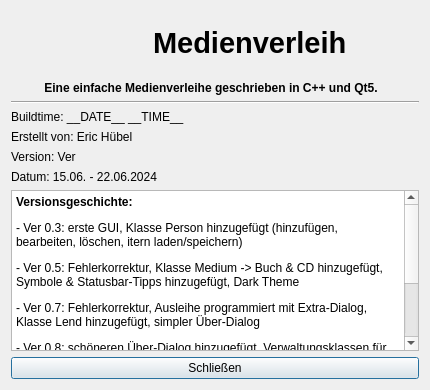
<?xml version="1.0" encoding="UTF-8"?>
<ui version="4.0">
 <class>AboutDialog</class>
 <widget class="QDialog" name="AboutDialog">
  <property name="geometry">
   <rect>
    <x>0</x>
    <y>0</y>
    <width>430</width>
    <height>390</height>
   </rect>
  </property>
  <property name="sizePolicy">
   <sizepolicy hsizetype="Fixed" vsizetype="Fixed">
    <horstretch>0</horstretch>
    <verstretch>0</verstretch>
   </sizepolicy>
  </property>
  <property name="minimumSize">
   <size>
    <width>430</width>
    <height>390</height>
   </size>
  </property>
  <property name="maximumSize">
   <size>
    <width>430</width>
    <height>390</height>
   </size>
  </property>
  <property name="windowTitle">
   <string>Über...</string>
  </property>
  <property name="windowIcon">
   <iconset theme="help-about"/>
  </property>
  <property name="modal">
   <bool>true</bool>
  </property>
  <layout class="QVBoxLayout" name="verticalLayout">
   <item>
    <layout class="QHBoxLayout" name="horizontalLayout_2">
     <item>
      <spacer name="MainLabelSpacer2">
       <property name="orientation">
        <enum>Qt::Horizontal</enum>
       </property>
       <property name="sizeType">
        <enum>QSizePolicy::Fixed</enum>
       </property>
       <property name="sizeHint" stdset="0">
        <size>
         <width>20</width>
         <height>20</height>
        </size>
       </property>
      </spacer>
     </item>
     <item>
      <widget class="QGraphicsView" name="IconView">
       <property name="enabled">
        <bool>true</bool>
       </property>
       <property name="maximumSize">
        <size>
         <width>64</width>
         <height>64</height>
        </size>
       </property>
       <property name="toolTip">
        <string extracomment="Icon von: https://www.flaticon.com/de/kostenloses-icon/bibliothek_225993">https://www.flaticon.com/de/kostenloses-icon/bibliothek_225993</string>
       </property>
       <property name="styleSheet">
        <string notr="true">background: transparent</string>
       </property>
       <property name="frameShape">
        <enum>QFrame::NoFrame</enum>
       </property>
       <property name="frameShadow">
        <enum>QFrame::Sunken</enum>
       </property>
       <property name="verticalScrollBarPolicy">
        <enum>Qt::ScrollBarAlwaysOff</enum>
       </property>
       <property name="horizontalScrollBarPolicy">
        <enum>Qt::ScrollBarAlwaysOff</enum>
       </property>
       <property name="backgroundBrush">
        <brush brushstyle="NoBrush">
         <color alpha="0">
          <red>0</red>
          <green>0</green>
          <blue>0</blue>
         </color>
        </brush>
       </property>
       <property name="foregroundBrush">
        <brush brushstyle="NoBrush">
         <color alpha="0">
          <red>0</red>
          <green>0</green>
          <blue>0</blue>
         </color>
        </brush>
       </property>
       <property name="interactive">
        <bool>false</bool>
       </property>
       <property name="renderHints">
        <set>QPainter::LosslessImageRendering|QPainter::SmoothPixmapTransform</set>
       </property>
      </widget>
     </item>
     <item>
      <spacer name="MainLabelSpacer1">
       <property name="orientation">
        <enum>Qt::Horizontal</enum>
       </property>
       <property name="sizeType">
        <enum>QSizePolicy::Fixed</enum>
       </property>
       <property name="sizeHint" stdset="0">
        <size>
         <width>20</width>
         <height>2</height>
        </size>
       </property>
      </spacer>
     </item>
     <item>
      <widget class="QLabel" name="MainLabel">
       <property name="minimumSize">
        <size>
         <width>160</width>
         <height>0</height>
        </size>
       </property>
       <property name="maximumSize">
        <size>
         <width>250</width>
         <height>90</height>
        </size>
       </property>
       <property name="text">
        <string>&lt;html&gt;&lt;head/&gt;&lt;body&gt;&lt;p&gt;&lt;span style=&quot; font-size:22pt; font-weight:700;&quot;&gt;Medienverleih&lt;/span&gt;&lt;/p&gt;&lt;/body&gt;&lt;/html&gt;</string>
       </property>
       <property name="textFormat">
        <enum>Qt::RichText</enum>
       </property>
      </widget>
     </item>
    </layout>
   </item>
   <item>
    <widget class="QLabel" name="DescriptionLabel">
     <property name="maximumSize">
      <size>
       <width>400</width>
       <height>40</height>
      </size>
     </property>
     <property name="text">
      <string>&lt;html&gt;&lt;head/&gt;&lt;body&gt;&lt;p&gt;&lt;span style=&quot; font-size:9pt; font-weight:700;&quot;&gt;Eine einfache Medienverleihe geschrieben in C++ und Qt5.&lt;/span&gt;&lt;/p&gt;&lt;/body&gt;&lt;/html&gt;</string>
     </property>
     <property name="textFormat">
      <enum>Qt::MarkdownText</enum>
     </property>
     <property name="alignment">
      <set>Qt::AlignCenter</set>
     </property>
    </widget>
   </item>
   <item>
    <widget class="Line" name="Line">
     <property name="windowModality">
      <enum>Qt::WindowModal</enum>
     </property>
     <property name="minimumSize">
      <size>
       <width>380</width>
       <height>3</height>
      </size>
     </property>
     <property name="maximumSize">
      <size>
       <width>1000</width>
       <height>10</height>
      </size>
     </property>
     <property name="orientation">
      <enum>Qt::Horizontal</enum>
     </property>
    </widget>
   </item>
   <item>
    <widget class="QLabel" name="BuldtimeLabel">
     <property name="minimumSize">
      <size>
       <width>390</width>
       <height>0</height>
      </size>
     </property>
     <property name="mouseTracking">
      <bool>true</bool>
     </property>
     <property name="toolTip">
      <string>https://www.flaticon.com/de/kostenloses-icon/bibliothek_225993</string>
     </property>
     <property name="toolTipDuration">
      <number>10</number>
     </property>
     <property name="text">
      <string>Buildtime: __DATE__ __TIME__</string>
     </property>
     <property name="alignment">
      <set>Qt::AlignLeading|Qt::AlignLeft|Qt::AlignVCenter</set>
     </property>
    </widget>
   </item>
   <item>
    <widget class="QLabel" name="AuthorLabel">
     <property name="text">
      <string>Erstellt von: Eric Hübel</string>
     </property>
    </widget>
   </item>
   <item>
    <widget class="QLabel" name="VersionLabel">
     <property name="text">
      <string>Version: Ver</string>
     </property>
    </widget>
   </item>
   <item>
    <widget class="QLabel" name="DateLabel">
     <property name="text">
      <string>Datum: 15.06. - 22.06.2024</string>
     </property>
    </widget>
   </item>
   <item>
    <widget class="QTextBrowser" name="VersionHistoryTextBrowser">
     <property name="minimumSize">
      <size>
       <width>380</width>
       <height>100</height>
      </size>
     </property>
     <property name="maximumSize">
      <size>
       <width>16777215</width>
       <height>16777215</height>
      </size>
     </property>
     <property name="autoFormatting">
      <set>QTextEdit::AutoBulletList</set>
     </property>
     <property name="html">
      <string>&lt;!DOCTYPE HTML PUBLIC &quot;-//W3C//DTD HTML 4.0//EN&quot; &quot;http://www.w3.org/TR/REC-html40/strict.dtd&quot;&gt;
&lt;html&gt;&lt;head&gt;&lt;meta name=&quot;qrichtext&quot; content=&quot;1&quot; /&gt;&lt;meta charset=&quot;utf-8&quot; /&gt;&lt;style type=&quot;text/css&quot;&gt;
p, li { white-space: pre-wrap; }
hr { height: 1px; border-width: 0; }
li.unchecked::marker { content: &quot;\2610&quot;; }
li.checked::marker { content: &quot;\2612&quot;; }
&lt;/style&gt;&lt;/head&gt;&lt;body style=&quot; font-family:'Segoe UI'; font-size:9.75pt; font-weight:400; font-style:normal;&quot;&gt;
&lt;p style=&quot; margin-top:12px; margin-bottom:12px; margin-left:0px; margin-right:0px; -qt-block-indent:0; text-indent:0px;&quot;&gt;&lt;span style=&quot; font-size:9pt; font-weight:704;&quot;&gt;Versionsgeschichte:&lt;/span&gt;&lt;/p&gt;
&lt;p style=&quot; margin-top:12px; margin-bottom:12px; margin-left:0px; margin-right:0px; -qt-block-indent:0; text-indent:0px;&quot;&gt;&lt;span style=&quot; font-size:9pt;&quot;&gt;- Ver 0.3: erste GUI, Klasse Person hinzugefügt (hinzufügen, bearbeiten, löschen, itern laden/speichern)&lt;/span&gt;&lt;/p&gt;
&lt;p style=&quot; margin-top:12px; margin-bottom:12px; margin-left:0px; margin-right:0px; -qt-block-indent:0; text-indent:0px;&quot;&gt;&lt;span style=&quot; font-size:9pt;&quot;&gt;- Ver 0.5: Fehlerkorrektur, Klasse Medium -&amp;gt; Buch &amp;amp; CD hinzugefügt, Symbole &amp;amp; Statusbar-Tipps hinzugefügt, Dark Theme&lt;/span&gt;&lt;/p&gt;
&lt;p style=&quot; margin-top:12px; margin-bottom:12px; margin-left:0px; margin-right:0px; -qt-block-indent:0; text-indent:0px;&quot;&gt;&lt;span style=&quot; font-size:9pt;&quot;&gt;- Ver 0.7: Fehlerkorrektur, Ausleihe programmiert mit Extra-Dialog, Klasse Lend hinzugefügt, simpler Über-Dialog&lt;/span&gt;&lt;/p&gt;
&lt;p style=&quot; margin-top:12px; margin-bottom:12px; margin-left:0px; margin-right:0px; -qt-block-indent:0; text-indent:0px;&quot;&gt;&lt;span style=&quot; font-size:9pt;&quot;&gt;- Ver 0.8: schöneren Über-Dialog hinzugefügt, Verwaltungsklassen für Klassen erstellt, Icons&lt;/span&gt;&lt;/p&gt;
&lt;p style=&quot; margin-top:12px; margin-bottom:12px; margin-left:0px; margin-right:0px; -qt-block-indent:0; text-indent:0px;&quot;&gt;&lt;span style=&quot; font-size:9pt;&quot;&gt;- Ver 1.0: Korrekturen, Speichern/Laden der Listen hinzugefügt, Fehler falls Ausgeliehen, Tastenkombinationen&lt;/span&gt;&lt;/p&gt;
&lt;p style=&quot; margin-top:12px; margin-bottom:12px; margin-left:0px; margin-right:0px; -qt-block-indent:0; text-indent:0px;&quot;&gt;&lt;span style=&quot; font-size:9pt;&quot;&gt;&lt;br /&gt;&lt;/span&gt;&lt;a href=&quot;https://github.com/Computer-Freak-2004/Medienverleih&quot;&gt;&lt;span style=&quot; font-family:'Sans Serif'; font-size:10pt; text-decoration: underline; color:#3daee9;&quot;&gt;GitHub Link&lt;/span&gt;&lt;/a&gt;&lt;/p&gt;&lt;/body&gt;&lt;/html&gt;</string>
     </property>
     <property name="acceptRichText">
      <bool>false</bool>
     </property>
     <property name="openExternalLinks">
      <bool>true</bool>
     </property>
    </widget>
   </item>
   <item>
    <widget class="QPushButton" name="AboutCloseButton">
     <property name="minimumSize">
      <size>
       <width>0</width>
       <height>0</height>
      </size>
     </property>
     <property name="text">
      <string>Schließen</string>
     </property>
    </widget>
   </item>
  </layout>
 </widget>
 <resources/>
 <connections/>
</ui>
